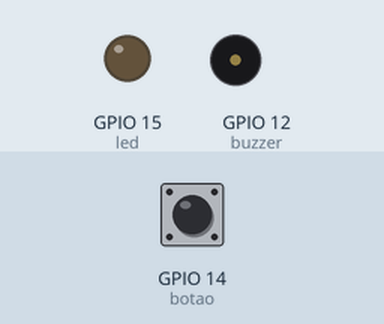
Simulated run of this program. Board: ESP8266 board running MicroPython. On the bench: output pins drawn as LEDs (lit = HIGH), buzzer (waves = sounding, pin HIGH). Dashed ring = blinking. The inputs (shaded band) are chosen by the test bench; at power-on: GPIO 14 (botao) LOW.

Above: at 1.2 s.
1.3 s: GPIO 14 (botao) pulled HIGH for 0.15 s
At 1.62 s:
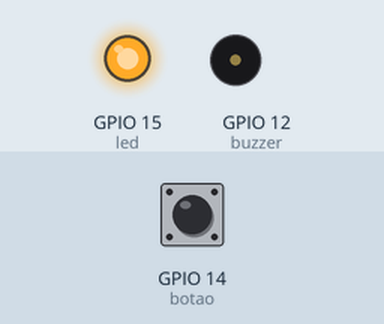
4.3 s: GPIO 14 (botao) pulled HIGH for 3.2 s
At 4.62 s:
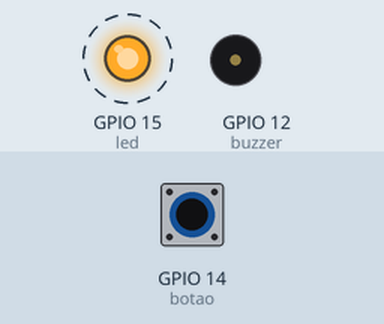
Timing chart, 0 to 9.2 s (numbered marks = the images above; inputs shaded):
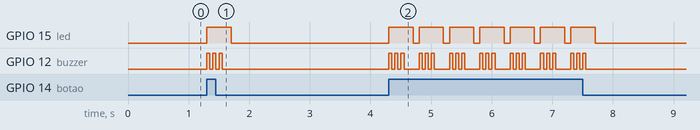

The program:

04_botao_led_buzzer.py
```python
#
# Oficina de Computação Física
# Prof. Peter Jandl Jr
#
# 04_botao_led_buzzer.py
# Um botão para acionamento do led externo.
#
from machine import Pin
from time import sleep

# saída conectada ao led externo
led = Pin(15, Pin.OUT)
# saída conectada ao buzzer
buzzer = Pin(12, Pin.OUT)
# entrada conectada à chave táctil
botao = Pin(14, Pin.IN)

try:
    while True:
        if botao.value():
            led.value(1)
            for n in range(6):
                buzzer.value(n % 2 == 0)
                sleep(0.05)
            sleep(0.1)
            led.value(0)
        sleep(0.1)
except KeyboardInterrupt:
    led.value(0)
    buzzer.value(0)
    print('Programa finalizado')
```

Measured:
- after the input at 1.3 s, GPIO 15 (led): LOW → HIGH at once, → LOW 0.40 s later; GPIO 12 (buzzer): alternates HIGH for 0.05 s and LOW for 0.05 s, 6 changes in all, then stays LOW, starting at once
- after the input at 4.3 s, GPIO 15 (led): alternates HIGH for 0.40 s and LOW for 0.10 s, 14 changes in all, then stays LOW, starting at once; GPIO 12 (buzzer): LOW → HIGH at once, then repeats every 0.50 s: 2 × (LOW 0.05 s, HIGH 0.05 s), LOW 0.25 s, HIGH 0.05 s, until it stays LOW from 7.6 s
